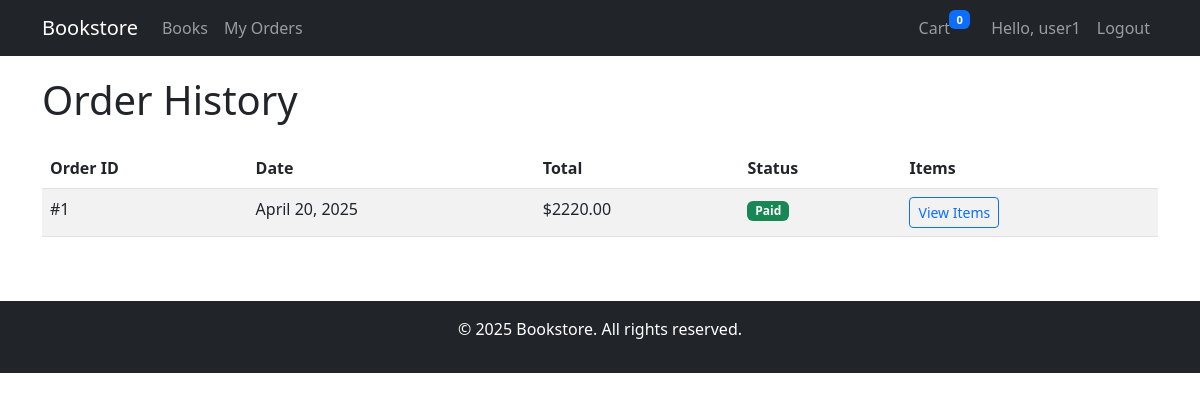
Page /orders/history/ (signed in) on the committed database.
### orders/models.py (models this page shows, shortened)
class Order(models.Model):
    STATUS_CHOICES = (
        ('pending', 'Pending'),
        ('paid', 'Paid'),
        ('shipped', 'Shipped'),
        ('delivered', 'Delivered'),
        ('cancelled', 'Cancelled'),
    )
    user = models.ForeignKey(User, on_delete=models.CASCADE, related_name='orders')
    total_price = models.DecimalField(max_digits=10, decimal_places=2)
    status = models.CharField(max_length=20, choices=STATUS_CHOICES, default='pending')
    created_at = models.DateTimeField(auto_now_add=True)
    updated_at = models.DateTimeField(auto_now=True)

### orders/views.py (the view)
# urls.py: path('history/', views.OrderHistoryView.as_view(), name='order_history'),
class OrderHistoryView(LoginRequiredMixin, ListView):
    template_name = 'orders/order_history.html'
    context_object_name = 'orders'
    def get_queryset(self):
        return Order.objects.filter(user=self.request.user).order_by('-created_at')

### cart/context_processors.py (called while the page is built)
def cart_processor(request):
    cart = request.session.get('cart', {})
    cart_count = sum(item['quantity'] for item in cart.values())
    return {
        'cart_count': cart_count
    }

### orders/models.py (called while the page is built)
    def get_total_price(self):
        return self.price * self.quantity

### templates/orders/order_history.html (shortened to what this page needs)
{% extends 'base/base.html' %}
{% block content %}
<h1 class="mb-4">Order History</h1>
{% if orders %}
    <div class="table-responsive">
        <table class="table table-striped">
            <thead>
                <tr>
                    <th>Order ID</th>
                    <th>Date</th>
                    <th>Total</th>
                    <th>Status</th>
                    <th>Items</th>
                </tr>
            </thead>
            <tbody>
                {% for order in orders %}
                <tr>
                    <td>#{{ order.id }}</td>
                    <td>{{ order.created_at|date:"F j, Y" }}</td>
                    <td>${{ order.total_price }}</td>
                    <td><span class="badge bg-{% if order.status == 'paid' %}success{% elif order.status == 'pending' %}warning{% elif order.status == 'cancelled' %}danger{% else %}info{% endif %}">{{ order.status|title }}</span></td>
                    <td>
                        <button class="btn btn-sm btn-outline-primary" type="button" data-bs-toggle="collapse" data-bs-target="#order-{{ order.id }}" aria-expanded="false">
                            View Items
                        </button>
                    </td>
                </tr>
                {% endfor %}
            </tbody>
        </table>
    </div>
{% else %}
    <div class="alert alert-info">
        You haven't placed any orders yet. <a href="{% url 'books:book_list' %}">Start shopping</a>.
    </div>
{% endif %}
{% endblock %}

### templates/base/base.html (shortened to what this page needs)
<!DOCTYPE html>
<html lang="en">
<head>
    <link href="https://cdn.jsdelivr.net/npm/bootstrap@5.3.0-alpha1/dist/css/bootstrap.min.css" rel="stylesheet">
</head>
<body>
    <nav class="navbar navbar-expand-lg navbar-dark bg-dark">
        <div class="container">
            <a class="navbar-brand" href="{% url 'books:book_list' %}">Bookstore</a>
            <div class="collapse navbar-collapse" id="navbarNav">
                <ul class="navbar-nav me-auto">
                    <li class="nav-item">
                        <a class="nav-link" href="{% url 'books:book_list' %}">Books</a>
                    </li>
                    {% if user.is_authenticated %}
                        <li class="nav-item">
                            <a class="nav-link" href="{% url 'orders:order_history' %}">My Orders</a>
                        </li>
                    {% endif %}
                </ul>
                <ul class="navbar-nav">
                    {% if user.is_authenticated %}
                        <li class="nav-item">
                            <a class="nav-link" href="{% url 'cart:view_cart' %}">
                                Cart <span class="badge bg-primary cart-badge">{{ cart_count }}</span>
                            </a>
                        </li>
                        <li class="nav-item">
                            <span class="nav-link">Hello, {{ user.username }}{% if user.is_staff %} (Staff){% endif %}</span>
                        </li>
                        <li class="nav-item">
                            <a class="nav-link" href="{% url 'accounts:logout' %}">Logout</a>
                        </li>
                    {% endif %}
                </ul>
            </div>
        </div>
    </nav>
    <div class="container">
        {% block content %}{% endblock %}
    </div>
    <footer class="bg-dark text-white mt-5 py-3">
        <div class="container text-center">
            <p>&copy; {% now "Y" %} Bookstore. All rights reserved.</p>
        </div>
    </footer>
</body>
</html>

### templates/base/base.html (style rules this page uses)
.navbar { margin-bottom: 20px; }
.cart-badge { position: relative; top: -10px; right: 5px; font-size: 0.7em; }

### rows in the picture
Order: id "1", created_at "April 20, 2025", total_price "2220.00", status "Paid"

### other values in the picture
{{ cart_count }} "0"
{{ user.username }} "user1"
